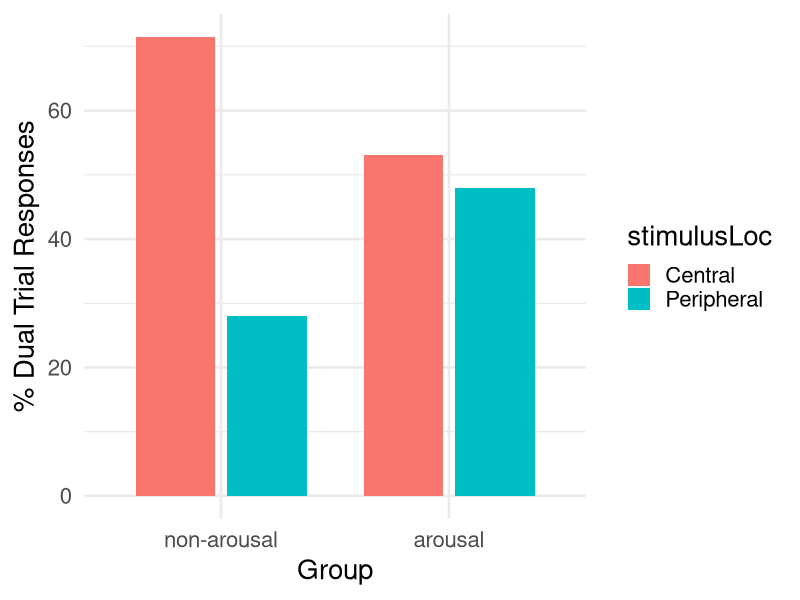
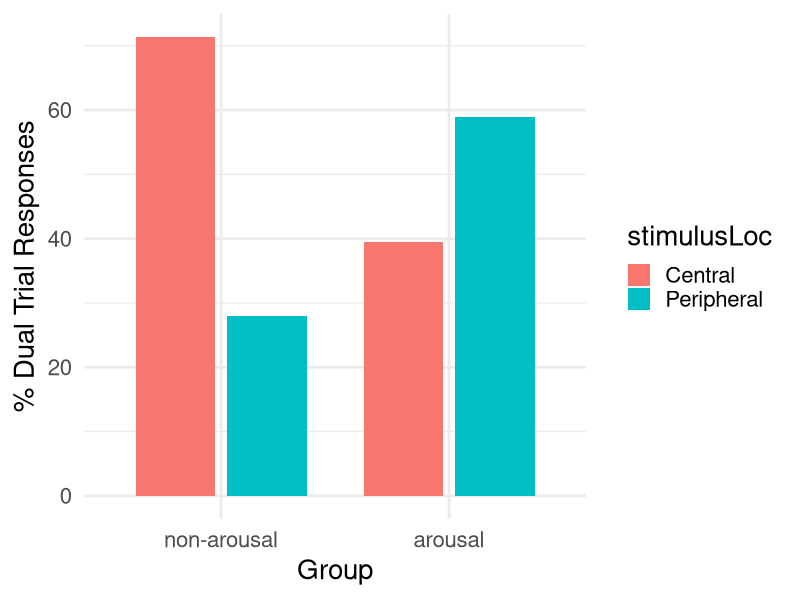
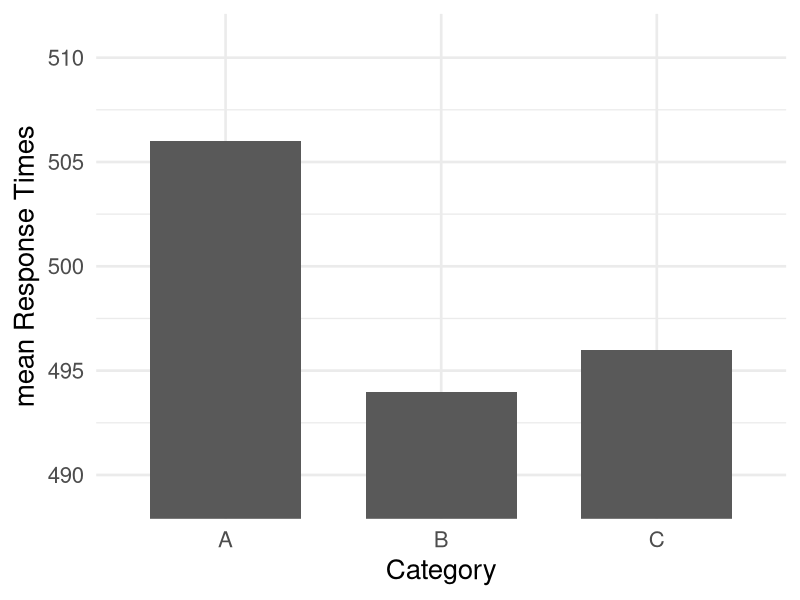
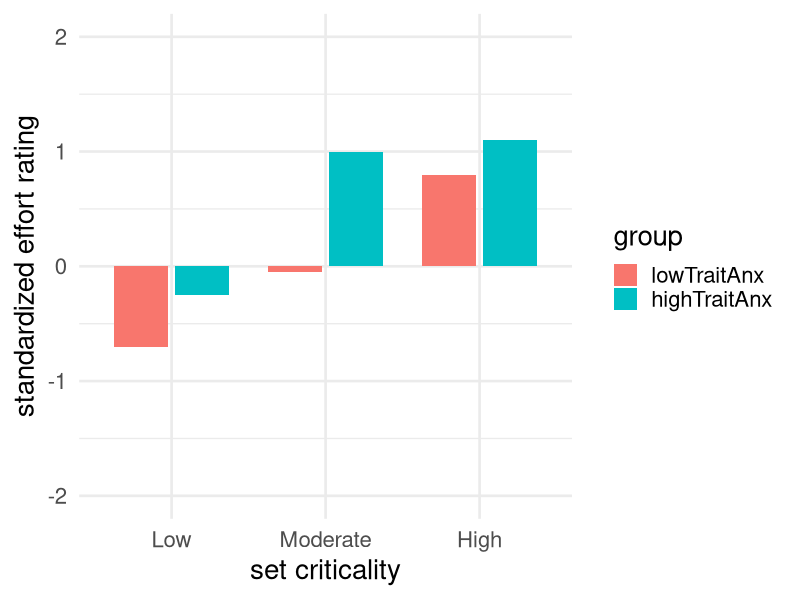
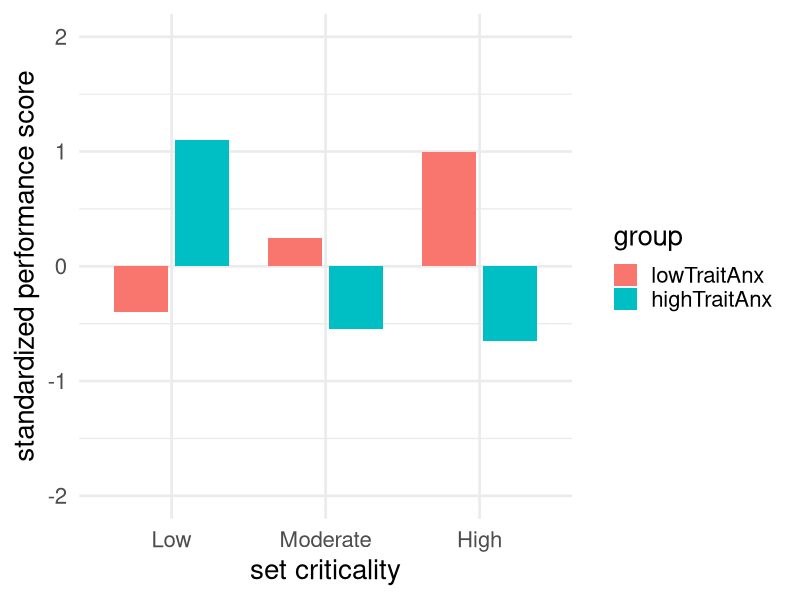
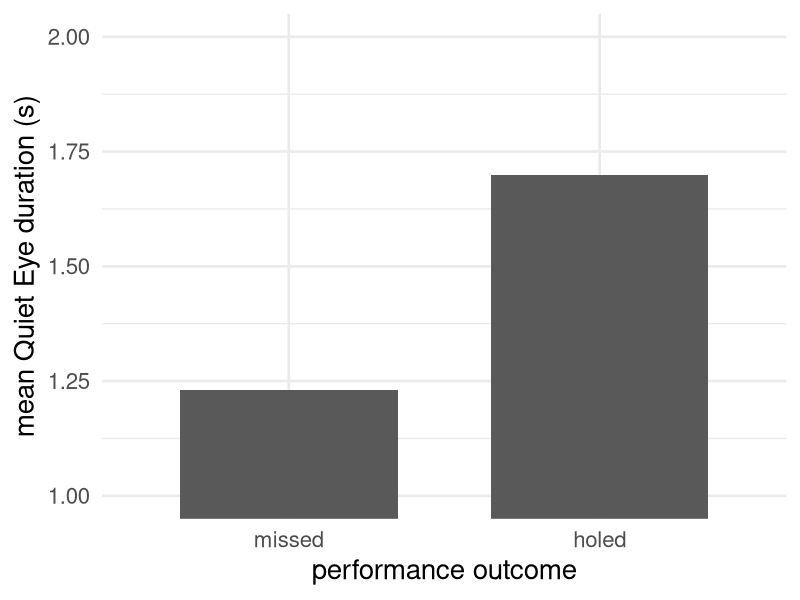
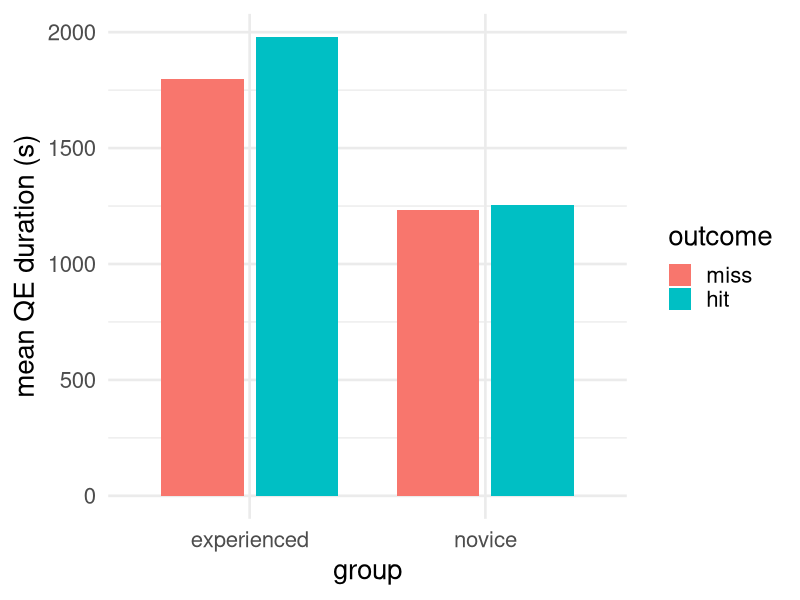
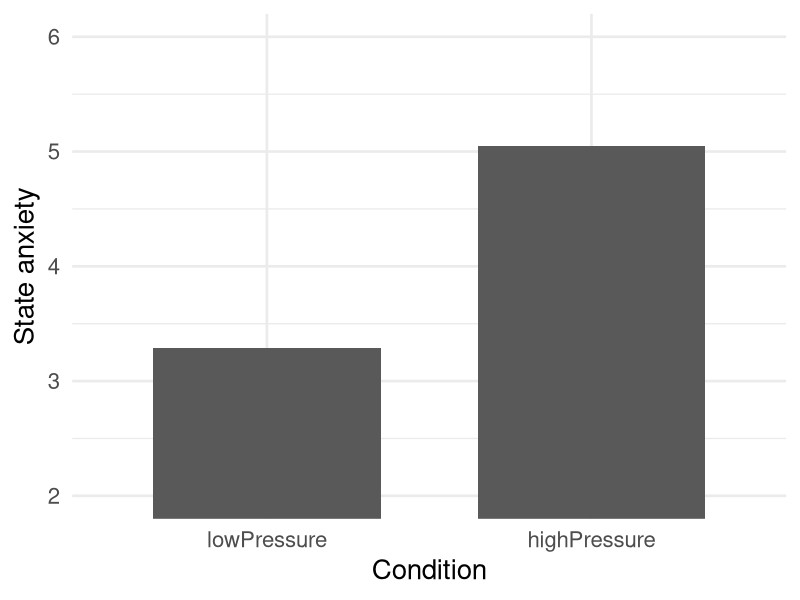

R code for these plots, in order:
## ---- chunk 1
library(ggplot2)

# Data
data <- data.frame(
    stimulusLoc = factor(c("Central", "Peripheral", "Central", "Peripheral")),
    group = factor(c("non-arousal","non-arousal","arousal","arousal"), levels = c("non-arousal","arousal")),
    accuracyPerc = c(71.5, 28, 53.1, 48)
)

# ggplot2 barplot
ggplot(data, aes(x = group, y = accuracyPerc, fill = stimulusLoc)) +
    geom_col(width = 0.7, position = position_dodge(width = 0.8)) + 
    labs(x = "Group", 
         y = "% Dual Trial Responses") +
    theme_minimal(base_size = 20)
## ---- chunk 2
library(ggplot2)

# Data
data <- data.frame(
    stimulusLoc = factor(c("Central", "Peripheral", "Central", "Peripheral")),
    group = factor(c("non-arousal","non-arousal","arousal","arousal"), levels = c("non-arousal","arousal")),
    accuracyPerc = c(71.4, 28, 39.5, 59)
)

# ggplot2 barplot
ggplot(data, aes(x = group, y = accuracyPerc, fill = stimulusLoc)) +
    geom_col(width = 0.7, position = position_dodge(width = 0.8)) + 
    labs(x = "Group", 
         y = "% Dual Trial Responses") +
    theme_minimal(base_size = 20)
## ---- chunk 3
library(ggplot2)

# Data
data <- data.frame(
    category = factor(c("A", "B", "C")),
    RTmean = c(506, 494, 496),
    RTse = c(74, 65, 67))

# ggplot2 barplot
ggplot(data, aes(x = category, y = RTmean)) +
    geom_col(width = 0.7, position = position_dodge(width = 0.8)) + 
    labs(x = "Category", 
         y = "mean Response Times") +
    coord_cartesian(ylim = c(489, 511)) +
    theme_minimal(base_size = 20)
## ---- chunk 4
library(ggplot2)

# Data
data <- data.frame(
    setCriticality = factor(c("Low", "Low", "Moderate", "Moderate", "High", "High"), levels = c("Low", "Moderate", "High")),
    group = factor(c("lowTraitAnx","highTraitAnx","lowTraitAnx","highTraitAnx","lowTraitAnx","highTraitAnx"), levels = c("lowTraitAnx","highTraitAnx")),
    effort = c(-0.7, -0.25, -0.05, 1, 0.8, 1.1))

# ggplot2 barplot
ggplot(data, aes(x = setCriticality, y = effort, fill = group)) +
    geom_col(width = 0.7, position = position_dodge(width = 0.8)) + 
    labs(x = "set criticality", 
         y = "standardized effort rating") +
    coord_cartesian(ylim = c(-2, 2)) +
    theme_minimal(base_size = 20)
## ---- chunk 5
library(ggplot2)

# Data
data <- data.frame(
    setCriticality = factor(c("Low", "Low", "Moderate", "Moderate", "High", "High"), levels = c("Low", "Moderate", "High")),
    group = factor(c("lowTraitAnx","highTraitAnx","lowTraitAnx","highTraitAnx","lowTraitAnx","highTraitAnx"), levels = c("lowTraitAnx","highTraitAnx")),
    performance = c(-0.4, 1.1, 0.25, -0.55, 1, -0.65))

# ggplot2 barplot
ggplot(data, aes(x = setCriticality, y = performance, fill = group)) +
    geom_col(width = 0.7, position = position_dodge(width = 0.8)) + 
    labs(x = "set criticality", 
         y = "standardized performance score") +
    coord_cartesian(ylim = c(-2, 2)) +
    theme_minimal(base_size = 20)
## ---- chunk 6
library(ggplot2)

# Data
data <- data.frame(
    outcome = factor(c("missed", "holed"), levels = c("missed", "holed")),
    QEmean = c(1.23, 1.70),
    QEse = c(0.73, 1.01))

# ggplot2 barplot
ggplot(data, aes(x = outcome, y = QEmean)) +
    geom_col(width = 0.7, position = position_dodge(width = 0.8)) + 
    labs(x = "performance outcome", 
         y = "mean Quiet Eye duration (s)") +
    coord_cartesian(ylim = c(1,2)) +
    theme_minimal(base_size = 20)
## ---- chunk 7
library(ggplot2)

# Data
data <- data.frame(
    outcome = factor(c("miss", "hit", "miss", "hit"), levels = c("miss","hit")),
    group = factor(c("experienced","experienced","novice","novice"), levels = c("experienced","novice")),
    QEmean = c(1800, 1980, 1235, 1255)
)

# ggplot2 barplot
ggplot(data, aes(x = group, y = QEmean, fill = outcome)) +
    geom_col(width = 0.7, position = position_dodge(width = 0.8)) + 
    labs(x = "group", 
         y = "mean QE duration (s)") +
    theme_minimal(base_size = 20)
## ---- chunk 8
library(ggplot2)

# Data
data <- data.frame(
    condition = factor(c("lowPressure", "highPressure"), levels = c("lowPressure", "highPressure")),
    AnxMean = c(3.29, 5.05),
    AnxSE = c(1.24, 0.90)
)

# ggplot2 barplot
ggplot(data, aes(x = condition, y = AnxMean)) +
    geom_col(width = 0.7, position = position_dodge(width = 0.8)) + 
    labs(x = "Condition", 
         y = "State anxiety") +
    coord_cartesian(ylim = c(2,6)) +
    theme_minimal(base_size = 20)
## ---- chunk 9
library(ggplot2)

# Data
data <- data.frame(
    condition = factor(c("lowPressure", "lowPressure", "highPressure", "highPressure"), levels = c("lowPressure", "highPressure")),
    outcome = factor(c("hit","miss","hit","miss"), levels = c("hit","miss")),
    QEmean = c(650,315,445,225)
)

# ggplot2 barplot
ggplot(data, aes(x = condition, y = QEmean, fill = outcome)) +
    geom_col(width = 0.7, position = position_dodge(width = 0.8)) + 
    labs(x = "Condition", 
         y = "mean Quiet Eye duration (ms)") +
    coord_cartesian(ylim = c(200, 700)) +
    theme_minimal(base_size = 20)
## ---- chunk 10
library(ggplot2)

# Data
data <- data.frame(
    condition = factor(c("retention1", "retention1", "transfer", "transfer","retention2", "retention2"), levels = c("retention1", "transfer", "retention2")),
    training = factor(c("QuietEye", "technical", "QuietEye", "technical", "QuietEye", "technical"), levels = c("QuietEye", "technical")),
    anxiety = c(2.77, 2.22, 6.20, 6.74, 3.31, 2.68)
    )

# ggplot2 barplot
ggplot(data, aes(x = condition, y = anxiety, fill = training)) +
    geom_col(width = 0.7, position = position_dodge(width = 0.8)) + 
    labs(x = "post-test condition", 
         y = "state anxiety") +
    coord_cartesian(ylim = c(1, 7)) +
    theme_minimal(base_size = 20)
